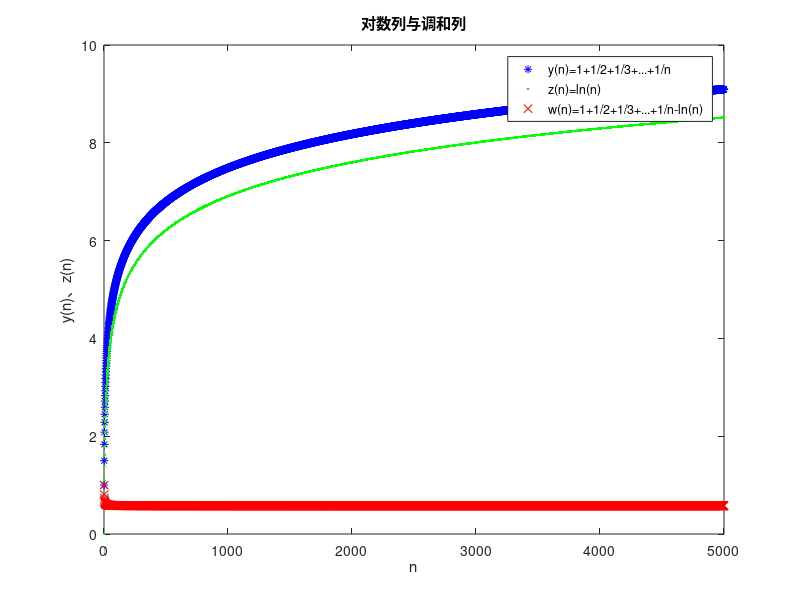

The MATLAB script that drew this image:
clc;
clear;
H = 0;
n = 5000;
x = 1:n;
y = zeros(1, n);
z = log(x);
for p = 1:n
    H = H + 1/p;
    y(p) = H;
end
w = y - z;
plot(x, y, 'b*', x, z, 'g.', x, w, 'rx');
title('对数列与调和列'); %在图形上面显示名字
%作者：小道要谦虚 https://www.bilibili.com/read/cv6180808/ 出处：bilibili
legend('y(n)=1+1/2+1/3+...+1/n', 'z(n)=ln(n)', 'w(n)=1+1/2+1/3+...+1/n-ln(n)');
xlabel('n'); %显示横坐标名字注意
ylabel('y(n)、z(n)');